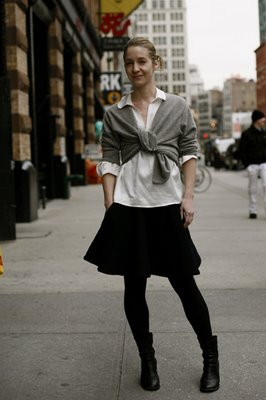
#> input picture Ai/Data/Clothing_Data/ClothingAttributeDataset/images/000045.jpg, 266 x 400 px
$ python -i FCS_ImgProcess.py   (imports and definitions only)
#> lines starting #> are read from the running program, lines starting #| are printed output that depends on the picture
#> further down, picture is the input picture: shape (400, 266, 3); mean B, G, R 88.5, 96.6, 101.3
# 완성파일

# 사람이 같이 포함된 이미지 불러오기
# 리펙토링 단계
# 데이터 다운로드(데이터 불러오기)
# 사람 랜드 마크 이용한 얼굴 블러처리 후 저장

import mediapipe as mp
import numpy as np
import cv2
import os

# #디렉토리도 루트를 지정해야 한다.
# #루트가 있어야 아레의 내용을 확인 할 수 있는데 지금 경로만 하여 밑에 있는 애들을 못찾은 것이다.
mp_img_pose = mp.solutions.pose

#초기화 세팅
# [19 lines left out: functions init_path, image_path_map, not called in this run]

def canny_edge_img(origin_img):
    roi = origin_img.copy()
    glay_img = cv2.cvtColor(roi, cv2.COLOR_BGR2GRAY)
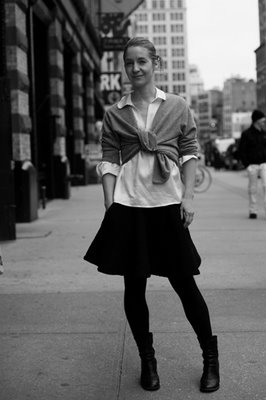
#> glay_img: shape (400, 266); min 0, max 254, mean 97.1
    gaussian_blur = cv2.GaussianBlur(glay_img, ksize=(3, 3), sigmaX=0)

    thresh_img = np.median(gaussian_blur)
#> thresh_img = 107
    thresh_lower = int(max(0, (1.0 - 0.22) * thresh_img))
#> thresh_lower = 83
    thresh_upper = int(max(255, (1.0 + 0.22) * thresh_img))
#> thresh_upper = 255

    # 케니필터로
    cv2.adaptiveThreshold(gaussian_blur, 255, cv2.ADAPTIVE_THRESH_MEAN_C, cv2.THRESH_BINARY_INV, 9, 10)
    edge = cv2.Canny(gaussian_blur, threshold1=thresh_lower, threshold2=thresh_upper)
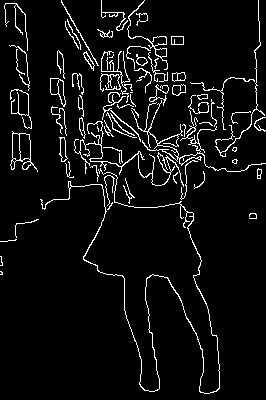
#> edge: shape (400, 266); 5.9% white in thin lines or dots

    return edge

# [44 lines left out: function landmark_img_position, not called in this run]

class FCS_ImageProcess:
    # [51 lines left out: functions __init__, image_process, not called in this run]

>>> import cv2
>>> picture = cv2.imread('../Clothing_Data/ClothingAttributeDataset/images/000045.jpg')
>>> result = canny_edge_img(picture)

$ run again, on Ai/Data/Clothing_Data/ClothingAttributeDataset/images/000091.jpg
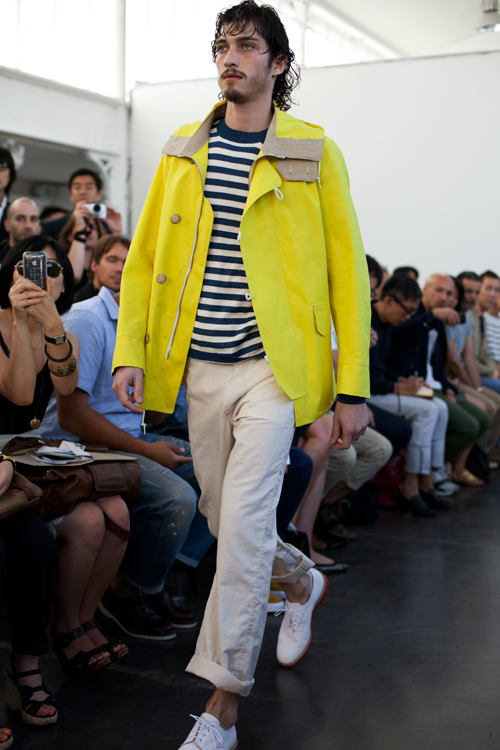
#> input picture Ai/Data/Clothing_Data/ClothingAttributeDataset/images/000091.jpg, 500 x 750 px
#> picture is the input picture: shape (750, 500, 3); mean B, G, R 97.1, 113.8, 117.6
#> in canny_edge_img, `glay_img = cv2.cvtColor(roi, cv2.COLOR_BGR2GRAY)`:
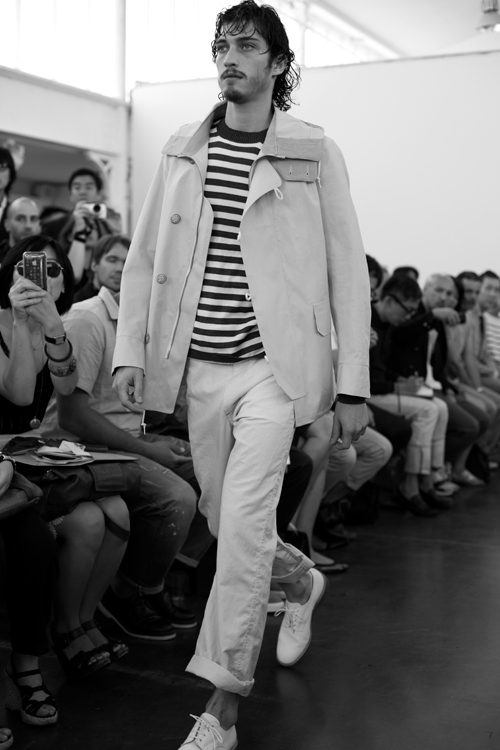
#> glay_img: shape (750, 500); min 0, max 255, mean 113
#> thresh_img = 100
#> thresh_lower = 78
#> thresh_upper = 255
#> in canny_edge_img, `edge = cv2.Canny(gaussian_blur, threshold1=thresh_lower, threshold2=th..`:
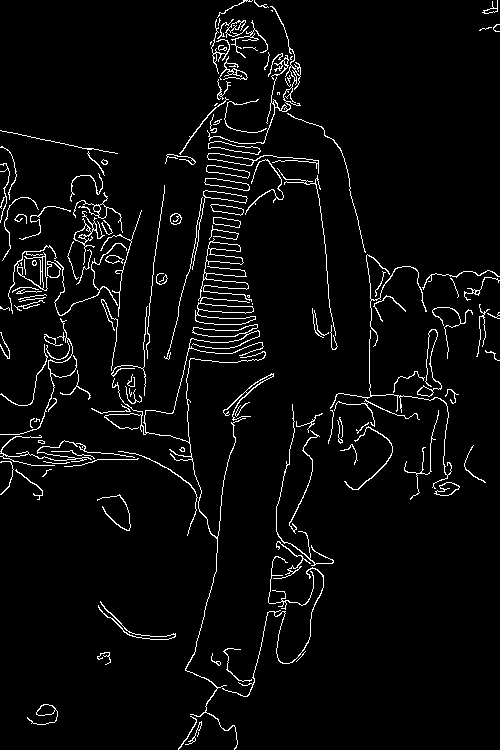
#> edge: shape (750, 500); 4.1% white in thin lines or dots

$ run again, on Ai/Data/Clothing_Data/ClothingAttributeDataset/images/000105.jpg
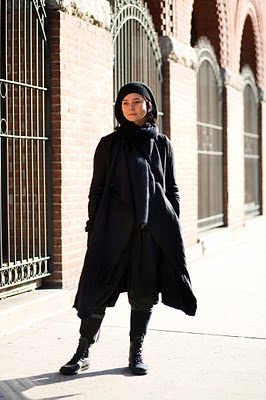
#> input picture Ai/Data/Clothing_Data/ClothingAttributeDataset/images/000105.jpg, 266 x 400 px
#> picture is the input picture: shape (400, 266, 3); mean B, G, R 144.2, 152.2, 160.7
#> in canny_edge_img, `gaussian_blur = cv2.GaussianBlur(glay_img, ksize=(3, 3), sigmaX=0)`:
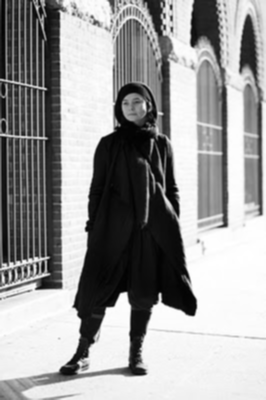
#> gaussian_blur: shape (400, 266); min 1, max 255, mean 153.9
#> thresh_img = 175
#> thresh_lower = 136
#> thresh_upper = 255
#> in canny_edge_img, `edge = cv2.Canny(gaussian_blur, threshold1=thresh_lower, threshold2=th..`:
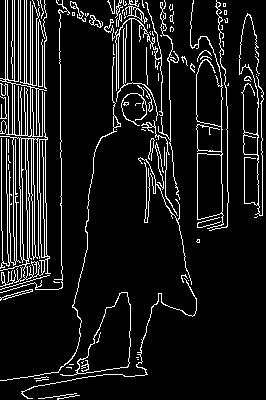
#> edge: shape (400, 266); 9.8% white in thin lines or dots

$ run again, on Ai/Data/Clothing_Data/ClothingAttributeDataset/images/000131.jpg
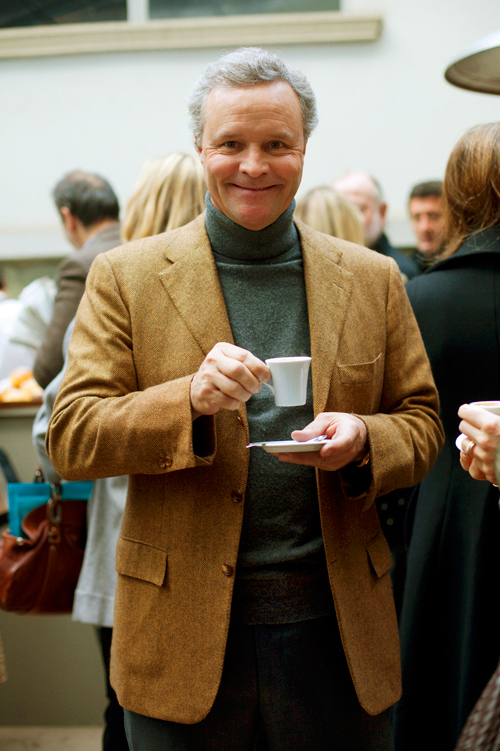
#> input picture Ai/Data/Clothing_Data/ClothingAttributeDataset/images/000131.jpg, 500 x 751 px
#> picture is the input picture: shape (751, 500, 3); mean B, G, R 85.4, 105.5, 118.9
#> in canny_edge_img, `glay_img = cv2.cvtColor(roi, cv2.COLOR_BGR2GRAY)`:
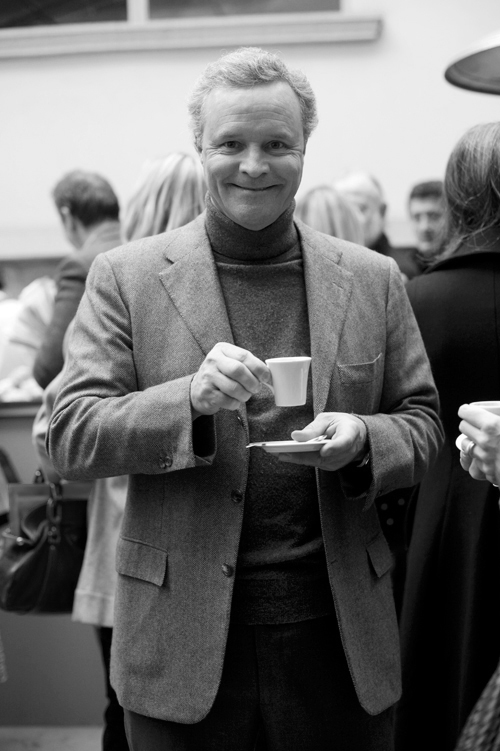
#> glay_img: shape (751, 500); min 0, max 255, mean 107.2
#> thresh_img = 90
#> thresh_lower = 70
#> thresh_upper = 255
#> in canny_edge_img, `edge = cv2.Canny(gaussian_blur, threshold1=thresh_lower, threshold2=th..`:
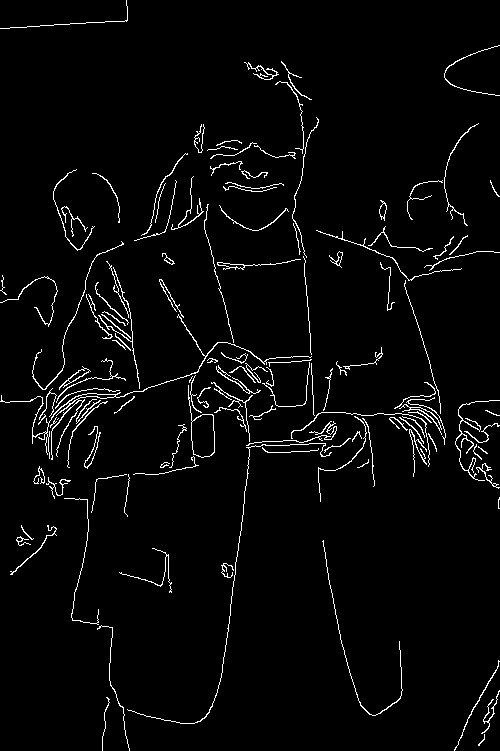
#> edge: shape (751, 500); 3.2% white in thin lines or dots
